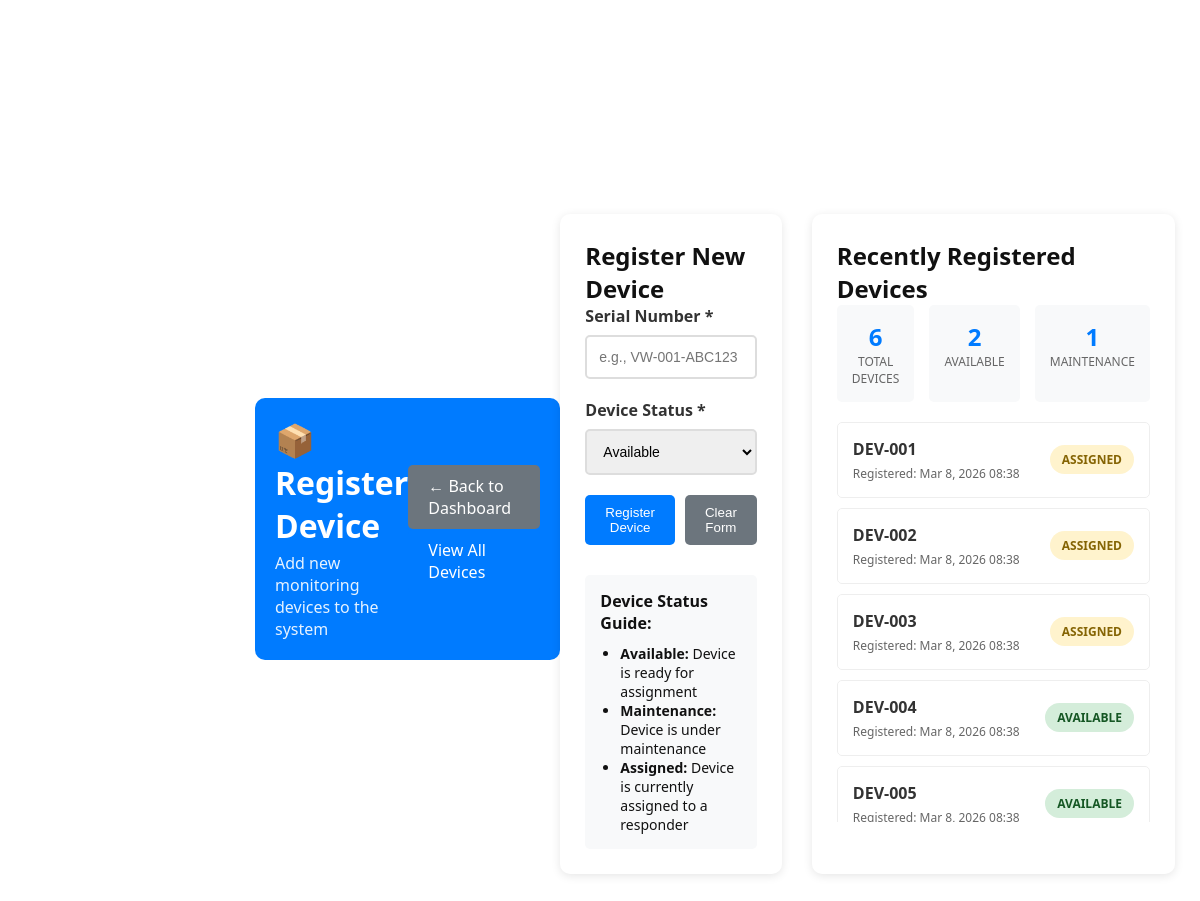
The app's page /roles/management/register_device.php (signed in) with its own data.
### tables this page shows
CREATE TABLE IF NOT EXISTS device (
    dev_id INT PRIMARY KEY AUTO_INCREMENT,
    dev_serial VARCHAR(100) NOT NULL,
    dev_status ENUM('available','assigned','maintenance') DEFAULT 'available',
    created_at TIMESTAMP DEFAULT CURRENT_TIMESTAMP
);

### roles/management/register_device.php (the view, shortened to what this page needs)
<?php
$conn = getDBConnection();
$devices = [];
$result = $conn->query("SELECT * FROM device ORDER BY created_at DESC");
if ($result) {
    while ($row = $result->fetch_assoc()) {
        $devices[] = $row;
    }
}
?>
<!DOCTYPE html>
<html lang="en">
<head>
    <link rel="stylesheet" href="../../../assets/css/styles.css">
</head>
<body>
    <div class="container">
        <header class="page-header">
            <div>
                <h1 style="margin: 0;">📦 Register Device</h1>
                <p style="margin: 5px 0 0 0; opacity: 0.9;">Add new monitoring devices to the system</p>
            </div>
            <div>
                <a href="dashboard.php" class="btn btn-secondary">← Back to Dashboard</a>
                <a href="device_list.php" class="btn btn-primary">View All Devices</a>
            </div>
        </header>
        <div class="content-grid">
            <div class="form-container">
                <h2>Register New Device</h2>
                <form method="POST">
                    <div class="form-group">
                        <label for="serial_number">Serial Number *</label>
                        <input type="text" id="serial_number" name="serial_number" required
                               placeholder="e.g., VW-001-ABC123" pattern="[A-Za-z0-9\-]+"
                               title="Only letters, numbers, and hyphens allowed">
                    </div>
                    <div class="form-group">
                        <label for="status">Device Status *</label>
                        <select id="status" name="status" required>
                            <option value="available">Available</option>
                        </select>
                    </div>
                    <div style="display: flex; gap: 10px;">
                        <button type="submit" class="btn btn-primary" style="flex: 1;">Register Device</button>
                        <button type="reset" class="btn btn-secondary" style="flex: 1;">Clear Form</button>
                    </div>
                </form>
                <div style="margin-top: 30px; padding: 15px; background: #f8f9fa; border-radius: 5px;">
                    <h4 style="margin: 0 0 10px 0;">Device Status Guide:</h4>
                    <ul style="margin: 0; padding-left: 20px; font-size: 14px;">
                        <li><strong>Available:</strong> Device is ready for assignment</li>
                        <li><strong>Maintenance:</strong> Device is under maintenance</li>
                        <li><strong>Assigned:</strong> Device is currently assigned to a responder</li>
                    </ul>
                </div>
            </div>
            <div class="devices-container">
                <h2>Recently Registered Devices</h2>
                <?php
                $total_devices = count($devices);
                $available_count = 0;
                $assigned_count = 0;
                $maintenance_count = 0;
                foreach ($devices as $device) {
                    switch ($device['dev_status']) {
                        case 'available': $available_count++; break;
                        case 'assigned': $assigned_count++; break;
                        case 'maintenance': $maintenance_count++; break;
                    }
                }
                ?>
                <div class="stats-grid">
                    <div class="stat-card">
                        <div class="stat-number"><?php echo $total_devices; ?></div>
                        <div class="stat-label">Total Devices</div>
                    </div>
                    <div class="stat-card">
                        <div class="stat-number"><?php echo $available_count; ?></div>
                        <div class="stat-label">Available</div>
                    </div>
                    <div class="stat-card">
                        <div class="stat-number"><?php echo $maintenance_count; ?></div>
                        <div class="stat-label">Maintenance</div>
                    </div>
                </div>
                <div class="devices-list">
                    <?php if (empty($devices)): ?>
                        <p style="text-align: center; color: #666; padding: 20px;">No devices registered yet.</p>
                    <?php else: ?>
                        <?php
                        $recent_devices = array_slice($devices, 0, 10);
                        foreach ($recent_devices as $device):
                        ?>
                            <div class="device-item">
                                <div class="device-info">
                                    <h4><?php echo htmlspecialchars($device['dev_serial']); ?></h4>
                                    <p>Registered: <?php echo date('M j, Y H:i', strtotime($device['created_at'])); ?></p>
                                </div>
                                <span class="status-badge status-<?php echo $device['dev_status']; ?>">
                                    <?php echo ucfirst($device['dev_status']); ?>
                                </span>
                            </div>
                        <?php endforeach; ?>
                    <?php endif; ?>
                </div>
            </div>
        </div>
    </div>
</body>
</html>

### assets/css/styles.css (style rules this page uses)
* { margin:0; padding:0; box-sizing:border-box; }
body { font-family:"Segoe UI", sans-serif; background:linear-gradient(135deg,#e3e9f2,#f6f8fc); color:#111; overflow-x:hidden; }
.container { position:fixed; top:55px; left:230px; width:calc(100% - 230px); height:calc(100vh - 55px); display:flex; justify-content:center; align-items:center; padding:25px; }

### roles/management/register_device.php (style rules this page uses)
.page-header { background: #007bff; color: white; padding: 20px; border-radius: 10px; margin-bottom: 30px; display: flex; justify-content: space-between; align-items: center; }
.btn { padding: 10px 20px; border: none; border-radius: 5px; cursor: pointer; text-decoration: none; display: inline-block; transition: background-color 0.2s; }
.btn-primary { background: #007bff; color: white; }
.btn-secondary { background: #6c757d; color: white; }
.content-grid { display: grid; grid-template-columns: 1fr 1fr; gap: 30px; }
.form-container, .devices-container { background: white; padding: 25px; border-radius: 10px; box-shadow: 0 2px 10px rgba(0,0,0,0.1); }
.form-group { margin-bottom: 20px; }
.form-group label { display: block; margin-bottom: 8px; font-weight: bold; color: #333; }
.form-group input, .form-group select { width: 100%; padding: 12px; border: 2px solid #ddd; border-radius: 5px; font-size: 14px; transition: border-color 0.2s; }
.devices-list { max-height: 400px; overflow-y: auto; }
.device-item { padding: 15px; border: 1px solid #eee; border-radius: 5px; margin-bottom: 10px; display: flex; justify-content: space-between; align-items: center; transition: background-color 0.2s; }
.device-info h4 { margin: 0 0 5px 0; color: #333; }
.device-info p { margin: 0; font-size: 12px; color: #666; }
.status-badge { padding: 6px 12px; border-radius: 15px; font-size: 12px; font-weight: bold; text-transform: uppercase; }
.status-available { background: #d4edda; color: #155724; }
.status-assigned { background: #fff3cd; color: #856404; }
.stats-grid { display: grid; grid-template-columns: repeat(3, 1fr); gap: 15px; margin-bottom: 20px; }
.stat-card { text-align: center; padding: 15px; border-radius: 5px; background: #f8f9fa; }
.stat-number { font-size: 24px; font-weight: bold; color: #007bff; }
.stat-label { font-size: 12px; color: #666; text-transform: uppercase; }

### records on screen
device: dev_serial "DEV-001", created_at "Mar 8, 2026 08:38", dev_status "ASSIGNED"
device: dev_serial "DEV-002", created_at "Mar 8, 2026 08:38", dev_status "ASSIGNED"
device: dev_serial "DEV-003", created_at "Mar 8, 2026 08:38", dev_status "ASSIGNED"
device: dev_serial "DEV-004", created_at "Mar 8, 2026 08:38", dev_status "AVAILABLE"
device: dev_serial "DEV-005", created_at "Mar 8, 2026 08:38", dev_status "AVAILABLE"

### other values on screen
$total_devices "6"
$available_count "2"
$maintenance_count "1"
